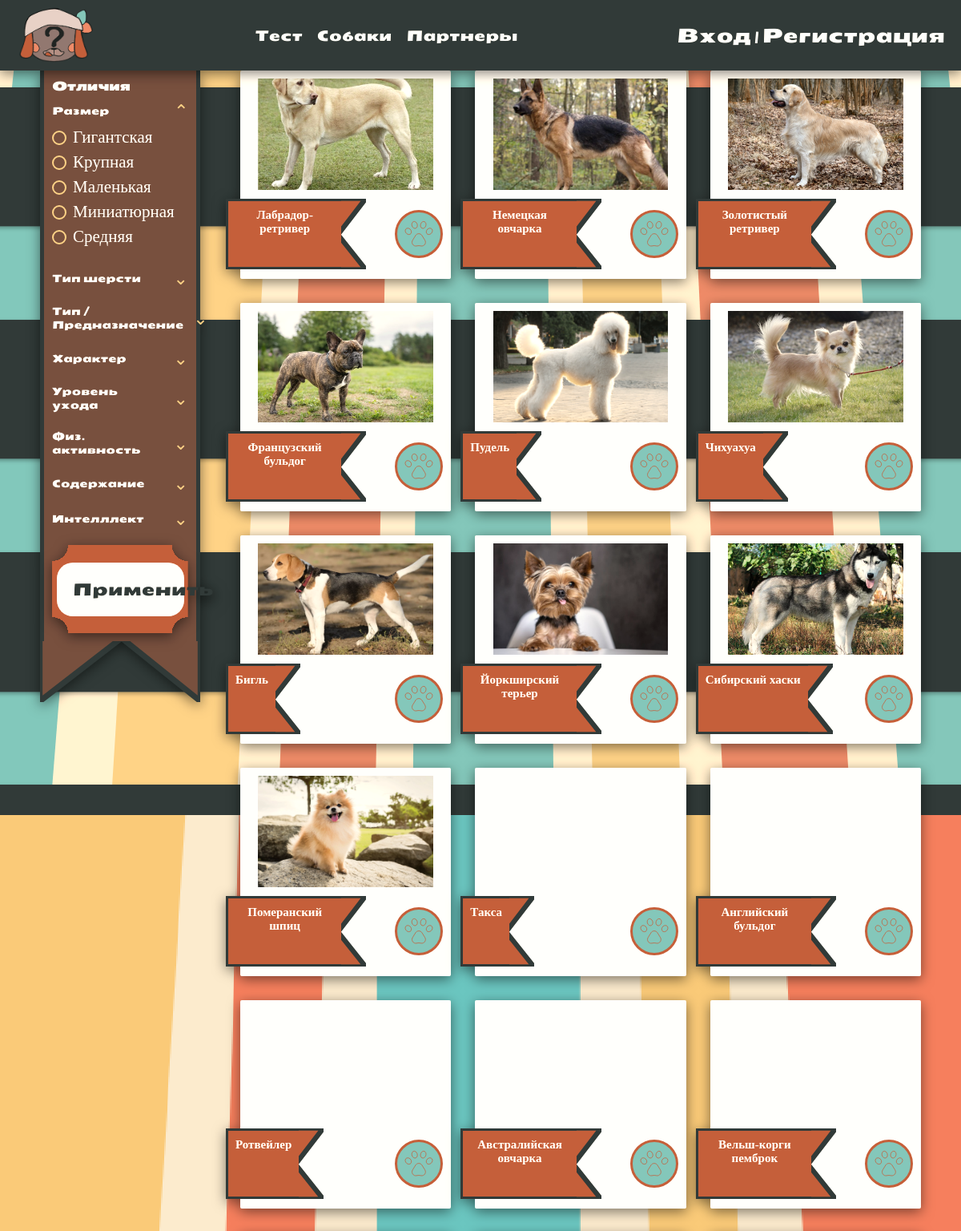
Page /catalog/ (upper part) on the committed database.
### catalog/models.py (models this page shows, shortened)
class TagCategory(models.Model):
    name = models.CharField(max_length=100, unique=True, verbose_name='Категория')
    class Meta:
        verbose_name = 'Категория тегов'
        verbose_name_plural = 'Категории тегов'

class Tag(models.Model):
    category = models.ForeignKey(
        TagCategory,
        on_delete=models.CASCADE,
        related_name='tags',
        verbose_name='Категория'
    )
    name = models.CharField(max_length=100, verbose_name='Тег')
    class Meta:
        unique_together = ('category', 'name')
        verbose_name = 'Тег'
        verbose_name_plural = 'Теги'

class Cards(models.Model):
    name = models.CharField(max_length=100, unique=True, verbose_name='Название')
    slug = models.SlugField(max_length=200, unique=True, blank=True, null=True, verbose_name='URl')
    height = models.TextField(blank=True, null=True, verbose_name='Рост')
    weight = models.TextField(blank=True, null=True, verbose_name='Вес')
    age = models.TextField(blank=True, null=True, verbose_name='Продолжительность жизни')
    furrColors = models.TextField(blank=True, null=True, verbose_name='Окрасы')
    imageMain = models.ImageField(upload_to='card_images', blank=True, null=True, verbose_name='Главное изображение')
    imageScnd = models.ImageField(upload_to='card_images', blank=True, null=True, verbose_name='Изображение')
    imageThrd = models.ImageField(upload_to='card_images', blank=True, null=True, verbose_name='Изображение')
    description = models.TextField(blank=True, null=True, verbose_name='Описание')
    health = models.TextField(blank=True, null=True, verbose_name='Здоровье')
    tags = models.ManyToManyField(
        Tag,
        related_name='cards',
        blank=True,
        verbose_name='Теги'
    )
    qresult = models.TextField(blank=True, null=True, verbose_name='Результат')
    class Meta:
        db_table = 'card'
        verbose_name = 'Карточки'
        verbose_name_plural = 'Карта'

### catalog/views.py (the view)
# urls.py: path('catalog/', include('catalog.urls')),
def catalog(request):
    cards = Cards.objects.all()
    selected_tags = request.GET.getlist('tags')
    selected_tags_ids = _clean_selected_tags(selected_tags)
    for tag_id in selected_tags_ids:
        cards = cards.filter(tags__id=tag_id)
    categories = (
        TagCategory.objects
        .exclude(name=HIDDEN_TAG_CATEGORY)
        .prefetch_related('tags')
    )
    return render(request, 'catalog/catalog.html', {
        'catalog': cards.distinct(),
        'categories': categories,
        'selected_tags': selected_tags_ids,
        'selected_tags_query': request.GET.urlencode(),
        'favorite_card_ids': _get_favorite_card_ids(request),
    })

### catalog/views.py (called while the page is built)
def _get_visible_tag_ids():
    return set(
        Tag.objects
        .exclude(category__name=HIDDEN_TAG_CATEGORY)
        .values_list('id', flat=True)
    )

def _clean_selected_tags(selected_tags):
    visible_tag_ids = _get_visible_tag_ids()
    return [
        int(tag_id)
        for tag_id in selected_tags
        if tag_id.isdigit() and int(tag_id) in visible_tag_ids
    ]

def _get_favorite_card_ids(request):
    if not request.user.is_authenticated:
        return set()
    return set(
        FavoriteCard.objects
        .filter(user=request.user)
        .values_list('card_id', flat=True)
    )

### catalog/templates/catalog/catalog.html (shortened to what this page needs)
{% extends 'main/base.html' %}
{% load static%}
{% block content %}
<section class="backgroundcat">
  <section class="catback">
    <div class="sectionFil">
      <div class="filflag fade-in" data-filter-panel>
        <form method="get" class="filters">
          <div class="filters-head">
            <h2>Отличия</h2>
          </div>
          {% for category in categories %}
          <div
            class="filter-group filter-group-collapsible {% if forloop.first %}is-open{% endif %}"
            data-filter-group
          >
            <button
              type="button"
              class="filter-category-toggle"
              aria-expanded="{% if forloop.first %}true{% else %}false{% endif %}"
              data-filter-toggle
            >
              <span class="filTitle">{{ category.name }}</span>
              <span class="filter-toggle-icon">⌄</span>
            </button>
            <div class="filter-options" data-filter-options>
              {% for tag in category.tags.all %}
              <label>
                <input
                  class="fil"
                  type="checkbox"
                  name="tags"
                  value="{{ tag.id }}"
                  {%
                  if
                  tag.id
                  in
                  selected_tags
                  %}checked{%
                  endif
                  %}
                />
                {{ tag.name }}
              </label>
              {% endfor %}
            </div>
          </div>
          {% endfor %}
          <div class="filters-actions">
            <button type="submit" class="btn"><span>Применить</span></button>
          </div>
        </form>
        <svg
          class="label-tail-vertical"
          viewBox="0 0 63 21"
          preserveAspectRatio="none"
        >
          <path d="M0 0V20.6857L32.0727 0L63 20.6857V0H0Z" />
        </svg>
      </div>
      <div class="catalog fade-in">
        {% for card in catalog %}
        <div class="card">
          <div class="card_image">
            {% if card.imageMain %}
            <img
              src="{{ card.imageMain.url }}"
              class="cmage"
              alt="{{ card.name }}"
            />
            {% endif %}
          </div>
          <div class="info">
            <a
              href="{% url 'catalog:card' card.slug %}{% if selected_tags_query %}?{{ selected_tags_query }}{% endif %}"
              class="label"
            >
              <p class="card_title">{{ card.name }}</p>
              <svg
                class="label-tail"
                viewBox="0 0 21 63"
                preserveAspectRatio="none"
              >
                <path d="M0 0H20.6857L0 32.0727L20.6857 63H0V0Z" />
              </svg>
            </a>
            {% include 'catalog/includes/favorite_button.html' with card=card %}
          </div>
        </div>
        {% empty %}
        <p class="unfound">По выбранным фильтрам карточки не найдены.</p>
        {% endfor %}
      </div>
    </div>
  </section>
</section>
{% endblock %}

### catalog/templates/catalog/includes/favorite_button.html (shortened to what this page needs)
<span class="like">
  <form method="post" action="{% url 'catalog:toggle_favorite' card.slug %}" class="favorite-form">
    <button
      type="submit"
      class="favorite-button {% if card.id in favorite_card_ids %}is-favorite{% endif %}"
      aria-label="{% if card.id in favorite_card_ids %}Убрать из избранного{% else %}Добавить в избранное{% endif %}"
      title="{% if card.id in favorite_card_ids %}Убрать из избранного{% else %}Добавить в избранное{% endif %}"
    >
    </button>
  </form>
</span>

### static/main/css/base.css (style rules this page uses)
* { margin: 0; padding: 0; color: white; text-decoration: none; }
h1, h2, h3, a, button { font-family: SeymourOne; font-size: 24px; }
p, label, input { font-family: EBGaramond; }
img { width: 100%; }
body { background-image: url(/static/main/img/background.svg); background-size: cover; background-position: center; filter: sepia(20%); }
.backgroundcat { background-image: url(/static/main/img/backgroundbig.svg); background-size: cover; background-position: center; }

### static/main/css/button.css (style rules this page uses)
.catalog { align-items: stretch; }
.catalog .card { box-sizing: border-box; overflow: visible; }
.catalog .card_image { overflow: hidden; }
.catalog .cmage { object-fit: cover; object-position: center; }
.catalog .info { box-sizing: border-box; min-width: 0; }
.catalog .label { min-width: 0; flex: 1 1 auto; }
.catalog .card_title { box-sizing: border-box; min-width: 0; max-width: 100%; overflow-wrap: anywhere; word-break: normal; line-height: 1.15; }
.catalog .label-tail { flex: 0 0 auto; }
.catalog .like { aspect-ratio: 1 / 1; flex: 0 0 auto; box-sizing: border-box; }

### static/main/css/forms.css (style rules this page uses)
label, input { font-size: 24px; color: #2b3939; }

### static/main/css/reelSlider.css (style rules this page uses)
:root { --c-1: #794A3A; --c-2: #794A3A; }

### static/main/css/animations.css (style rules this page uses)
.fade-in { opacity: 0; transform: translateY(-20px); animation: css-animation-fadeInUp 0.5s ease-out forwards; }

### rows in the picture
TagCategory: name "Размер"
Tag: name "Гигантская"
Tag: name "Крупная"
Tag: name "Маленькая"
Tag: name "Миниатюрная"
Tag: name "Средняя"
TagCategory: name "Тип шерсти"
TagCategory: name "Тип / Предназначение"
TagCategory: name "Характер"
TagCategory: name "Уровень ухода"
TagCategory: name "Физ. активность"
TagCategory: name "Содержание"
TagCategory: name "Интелллект"
Cards: imageMain (picture), name "Лабрадор-ретривер"
Cards: imageMain (picture), name "Немецкая овчарка"
Cards: imageMain (picture), name "Золотистый ретривер"
Cards: imageMain (picture), name "Французский бульдог"
Cards: imageMain (picture), name "Пудель"
Cards: imageMain (picture), name "Чихуахуа"
Cards: imageMain (picture), name "Бигль"
Cards: imageMain (picture), name "Йоркширский терьер"
Cards: imageMain (picture), name "Сибирский хаски"
Cards: imageMain (picture), name "Померанский шпиц"
Cards: name "Такса"
Cards: name "Английский бульдог"
Cards: name "Ротвейлер"
Cards: name "Австралийская овчарка"
Cards: name "Вельш-корги пемброк"
